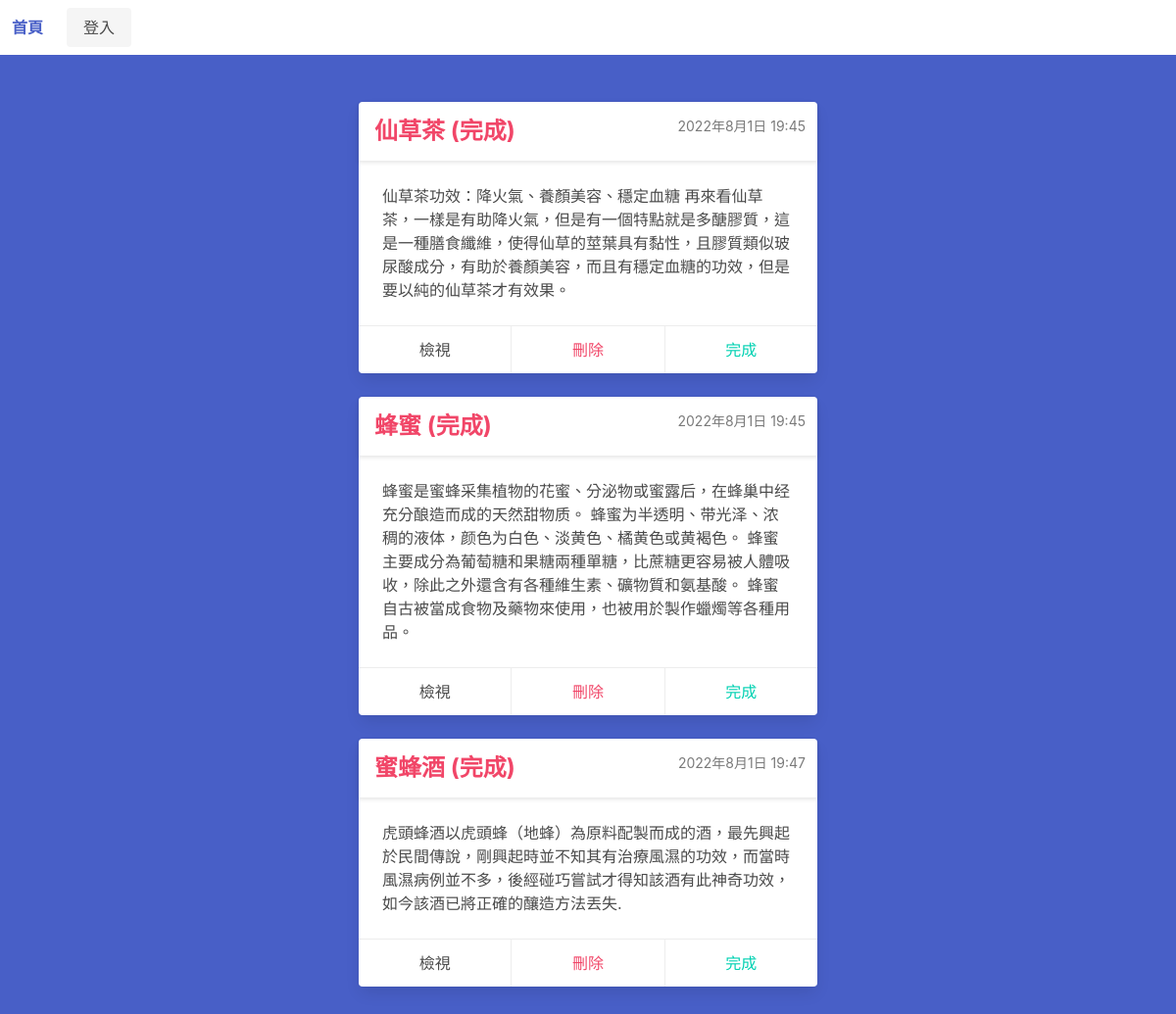
The page /todo/ on the database as committed earlier.
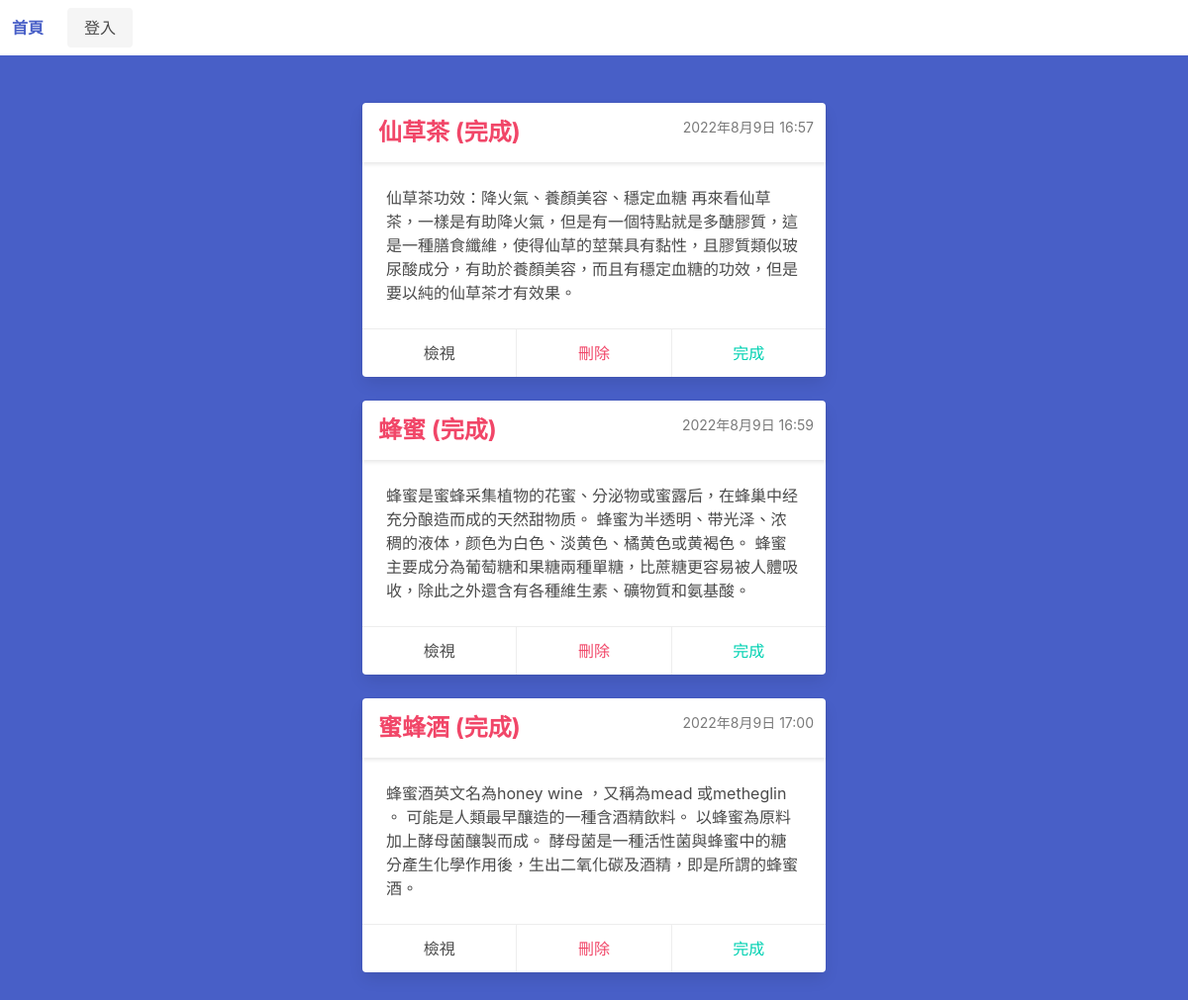
The same page on the database as committed later.
### todo/models.py (models this page shows, shortened)
class Todo(models.Model):
    title = models.CharField(max_length=100)
    text = models.TextField(blank=True)
    created = models.DateTimeField(auto_now_add=True)
    price = models.CharField(max_length=100)
    capacity = models.CharField(max_length=100)
    photo = models.ImageField(upload_to='images/',blank=True,null=True)
    date_completed = models.DateTimeField(null=True, blank=True)
    completed = models.BooleanField(default=False)
    important = models.BooleanField(default=True)
    user = models.ForeignKey(User, on_delete=models.CASCADE)

### todo/views.py (the view)
# urls.py: path('todo/', views.todo, name='todo'),
def todo(request):
    todos = Todo.objects.all()
    return render(request, './todo/todo.html', {'todos': todos})

### todo/templates/todo/todo.html (shortened to what this page needs)
{% extends 'base.html' %}  {% block content %}
<div class="hero is-link is-fullheight-with-navbar">
  <div class="hero-body">
    <div class="container">
      {% if not todos %}
      <h1 class="is-size-1">目前無列表</h1>
      <form action="{% url 'create' %}">
        <button class="button is-warning">新增</button>
      </form>
      {% else %} {% for todo in todos %}
      <div class="columns is-centered">
        <div class="column is-6">
          <div class="card">
            <header class="card-header">
              {% if todo.important %}
              <p class="card-header-title has-text-danger is-size-4">
                {{ todo.title|truncatechars:20 }} {% if todo.completed%}
                (完成){%endif %}
              </p>
              {% else %}
              <p class="card-header-title has-text-info is-size-4">
                {{todo.title|truncatechars:20}} {% if todo.completed %}
                (完成){%endif %}
              </p>
              {% endif %}
              <p class="has-text-right pr-3 py-3 has-text-grey">
                <small>{{todo.created}}</small>
              </p>
            </header>
            <div class="card-content">
              <div class="content">
                {{todo.text}}
                <br />
              </div>
            </div>
            <footer class="card-footer">
              <a href="{% url 'view' todo.id %}" class="card-footer-item">檢視</a>
              <a href="{% url 'delete' todo.id %}" class="card-footer-item has-text-danger">刪除</a>
              <a href="{% url 'completed_by_id' todo.id %}" class="card-footer-item has-text-primary">完成</a>
            </footer>
          </div>
        </div>
      </div>
      {% endfor %} {% endif %}
    </div>
  </div>
</div>
{% endblock %}

Rows that differ between the two databases and show on the page:
changed Todo "仙草茶": created "2022年8月1日 19:45" → "2022年8月9日 16:57"
changed Todo "蜂蜜": created "2022年8月1日 19:45" → "2022年8月9日 16:59"; text "蜂蜜是蜜蜂采集植物的花蜜、分泌物或蜜露后，在蜂巢中经充分酿造而成的天然甜物质。 蜂蜜为半透明、带光泽、浓稠的液体，颜色为白色、淡黄色、橘黄色或黄褐色。 蜂蜜主要成分為葡萄糖和果糖兩種單糖，比蔗糖更容易被人體吸收，除此之外還含有各種維生素、礦物質和氨基酸。 蜂蜜自古被當成食物及藥物來使用，也被用於製作蠟燭等各種用品。" → "蜂蜜是蜜蜂采集植物的花蜜、分泌物或蜜露后，在蜂巢中经充分酿造而成的天然甜物质。 蜂蜜为半透明、带光泽、浓稠的液体，颜色为白色、淡黄色、橘黄色或黄褐色。 蜂蜜主要成分為葡萄糖和果糖兩種單糖，比蔗糖更容易被人體吸收，除此之外還含有各種維生素、礦物質和氨基酸。"
changed Todo "蜜蜂酒": created "2022年8月1日 19:47" → "2022年8月9日 17:00"; text "虎頭蜂酒以虎頭蜂（地蜂）為原料配製而成的酒，最先興起於民間傳說，剛興起時並不知其有治療風濕的功效，而當時風濕病例並不多，後經碰巧嘗試才得知該酒有此神奇功效，如今該酒已將正確的釀造方法丟失." → "蜂蜜酒英文名為honey wine ，又稱為mead 或metheglin 。 可能是人類最早釀造的一種含酒精飲料。 以蜂蜜為原料加上酵母菌釀製而成。 酵母菌是一種活性菌與蜂蜜中的糖分產生化學作用後，生出二氧化碳及酒精，即是所謂的蜂蜜酒。"
